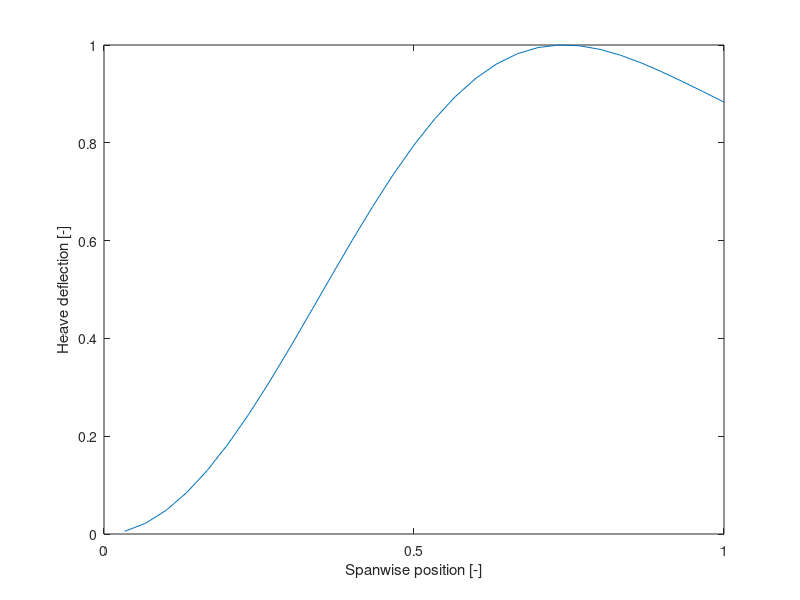
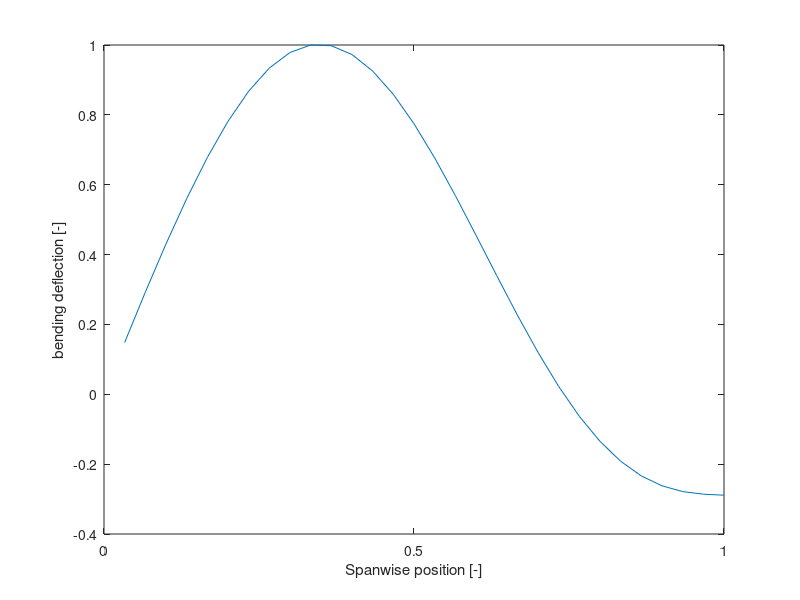
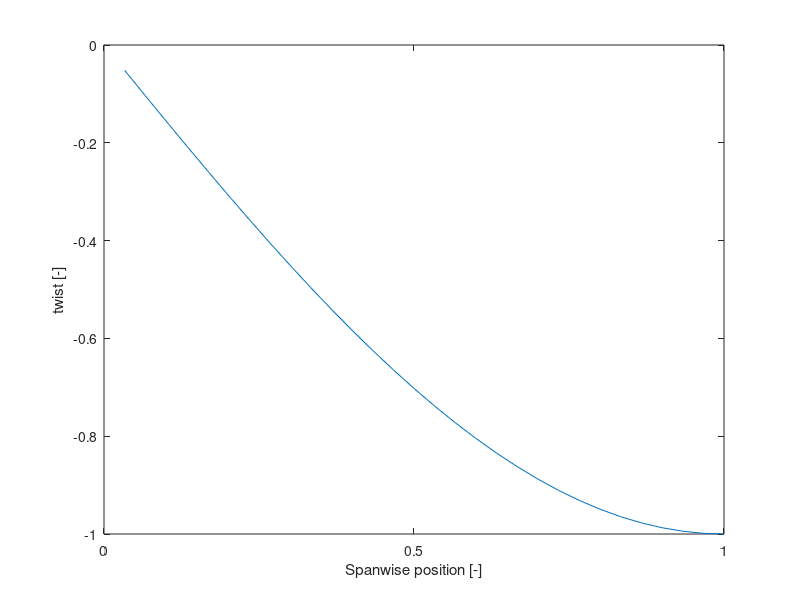

Write MATLAB code to recreate these figures, in order.
clear all
close all
clc

%% Finite element settings
Ne = 30;            % Number of elements
Nn = Ne+1;          % Number of nodes
Ndof = 3*(Ne+1);    % Number of degrees of freedom
% The fixed degrees of freedom assume that you arranged the DOFs as:
% [displacements | velocities | aerodynamic states]. If you have another
% arrangement in your mode, please update the following line to reflect
% your own situation.
fxdof = [1:3 3*Nn+(1:3) 6*Nn+(1:4)]; % Constrained degrees of freedom
frdof = setdiff(1:Ndof,fxdof);   % Unconstrained degrees of freedom

%% Stick model input
span   = 16; %half span
L      = span/Ne;
E      = 70e9;
G      = E/2/(1+0.3);
Ixx    = 2e4/E;
J      = 1e4/G;

Itheta = 0.1;
m      = 0.75;

c          = 1;
S          = zeros(Nn,1);
S(2:end-1) = L*c;
S(1)       = L*c/2;
S(end)     = L*c/2;
a          = 0;
b          = c/2;
xtheta     = 0;


V_range = linspace(32, 35, 150);
elem_range = linspace(1, Ne, Ne);
flut_point = [];
heave = [];
bending = [];
twist  = [];

% for k=1:length(V_range)
% V = V_range(k);
V = 32.66;
rho = 0.0889;
q = 0.5 * rho * V^2;

%Wagner 
psi1_w = 0.165;
psi2_w = 0.335;
eps1_w = 0.0455;
eps2_w = 0.3;
psi1_k = 0.5;
psi2_k = 0.5;
eps1_k = 0.13;
eps2_k = 1;

%% Structural stiffness matrix
%resetting the matrices
Ks  = zeros(Ndof,Ndof);
Ms  = zeros(Ndof,Ndof);
EFT = zeros(Ne,6);

for i=1:Ne
    EFT(i,1:6) = [1:6]+(i-1)*3; % Element freedom table, element connectivity
end
Ke = zeros(6,6);
Kb = [  (12*E*Ixx)/L^3,  (6*E*Ixx)/L^2, -(12*E*Ixx)/L^3,  (6*E*Ixx)/L^2;
    (6*E*Ixx)/L^2,    (4*E*Ixx)/L,  -(6*E*Ixx)/L^2,    (2*E*Ixx)/L;
    -(12*E*Ixx)/L^3, -(6*E*Ixx)/L^2,  (12*E*Ixx)/L^3, -(6*E*Ixx)/L^2;
    (6*E*Ixx)/L^2,    (2*E*Ixx)/L,  -(6*E*Ixx)/L^2,    (4*E*Ixx)/L];
Kt = [  (G*J)/L, -(G*J)/L;
    -(G*J)/L,  (G*J)/L];
Ke([1:2,4:5],[1:2,4:5]) = Kb;
Ke([3,6],[3,6])         = Kt;

for i=1:Ne    
    Ks(EFT(i,:),EFT(i,:)) = Ks(EFT(i,:),EFT(i,:))+Ke;   % Assembly of the global stiffness matrix
end

%% Structural mass matrix
Me = zeros(6,6);
Mbb = [     (13*L*m)/35, (11*L^2*m)/210,      (9*L*m)/70, -(13*L^2*m)/420;
    (11*L^2*m)/210,    (L^3*m)/105,  (13*L^2*m)/420,    -(L^3*m)/140;
    (9*L*m)/70, (13*L^2*m)/420,     (13*L*m)/35, -(11*L^2*m)/210;
    -(13*L^2*m)/420,   -(L^3*m)/140, -(11*L^2*m)/210,     (L^3*m)/105];
Mtb = [ (7*L*m*xtheta)/20, (L^2*m*xtheta)/20, (3*L*m*xtheta)/20, -(L^2*m*xtheta)/30;
    (3*L*m*xtheta)/20, (L^2*m*xtheta)/30, (7*L*m*xtheta)/20, -(L^2*m*xtheta)/20];
Mbt = [  (7*L*m*xtheta)/20,  (3*L*m*xtheta)/20;
    (L^2*m*xtheta)/20,  (L^2*m*xtheta)/30;
    (3*L*m*xtheta)/20,  (7*L*m*xtheta)/20;
    -(L^2*m*xtheta)/30, -(L^2*m*xtheta)/20];
Mtt = [ (Itheta*L)/3, (Itheta*L)/6;
    (Itheta*L)/6, (Itheta*L)/3];
Me([1:2,4:5],[1:2,4:5]) = Mbb;
Me([3,6],[3,6])         = Mtt;
Me([3,6],[1:2,4:5])     = Mtb;
Me([1:2,4:5],[3,6])     = Mbt;

for i=1:Ne
    Ms(EFT(i,:),EFT(i,:)) = Ms(EFT(i,:),EFT(i,:))+Me;
end
% Building aerodynamic forces into state space matrices
n_dof = (Ne+1) * 3;

% aerodynamic mass
Ma = zeros(n_dof,n_dof);
for i=1:Ne + 1
    Ma(1 + 3*(i - 1), 1 + 3*(i-1)) = -1;  
    Ma(1 + 3*(i - 1), 3 + 3*(i-1)) = -b*a; 
    Ma(3 + 3*(i - 1), 1 + 3*(i-1)) = -b*a; 
    Ma(3 + 3*(i - 1), 3 + 3*(i-1)) = -b^2 *(1/8 + a^2); 
end
Ma = Ma(4:end, 4:end) * 0.5 * 2 * pi * rho * b^2 * L; %remove root node
Ma(end-2:end, end-2:end) = Ma(end-2:end, end-2:end) * 0.5;

% aerodynamic damping
Ca1 = zeros(n_dof,n_dof);
for i=1:Ne + 1
    Ca1(1 + 3*(i - 1), 3 + 3*(i-1)) = V; 
    Ca1(3 + 3*(i - 1), 3 + 3*(i-1)) = -V*b*(1/2 + a); 
end

Ca2 = zeros(n_dof,n_dof);
for i=1:Ne + 1
    Ca2(1 + 3*(i - 1), 1 + 3*(i-1)) = -(1-psi1_w-psi2_w)/V;
    Ca2(1 + 3*(i - 1), 3 + 3*(i-1)) = b*(1/2 - a)*(1-psi1_w-psi2_w)/V; 
    Ca2(3 + 3*(i - 1), 1 + 3*(i-1)) = -b*(1/2 + a)*(1-psi1_w-psi2_w)/V; 
    Ca2(3 + 3*(i - 1), 3 + 3*(i-1)) = b*(1/2 + a)*b*(1/2 - a)*(1-psi1_w-psi2_w)/V; 
end
Ca1 = Ca1(4:end, 4:end)* 0.5 * 2 * pi * rho * b^2 * L;%remove root node
Ca2 = Ca2(4:end, 4:end)* 2 * 2 * pi * q * b * L;%remove root node
Ca = Ca1 + Ca2;
Ca(end-2:end, end-2:end) = Ca(end-2:end, end-2:end) * 0.5; %half node at end

% aerodynamic stiffness
Ka = zeros(n_dof,n_dof); %Steady state aerodynamic matrix
for i=1:Ne + 1
    Ka(1 + 3*(i - 1), 1 + 3*(i-1)) = -(psi1_w * eps1_w/b + psi2_w*eps2_w/b); 
    Ka(1 + 3*(i - 1), 3 + 3*(i-1)) = (psi1_w * eps1_w + psi2_w*eps2_w)*(1/2 - a) +(1-psi1_w-psi2_w);
    Ka(3 + 3*(i - 1), 1 + 3*(i-1)) = -(psi1_w * eps1_w/b + psi2_w*eps2_w/b)*b*(1/2 + a);
    Ka(3 + 3*(i - 1), 3 + 3*(i-1)) = ((psi1_w * eps1_w + psi2_w*eps2_w)*(1/2 - a)+(1-psi1_w-psi2_w))*b*(1/2 + a);
end
Ka = Ka(4:end, 4:end)* 2 * 2 * pi * q * b * L;%remove root node
Ka(end-2:end, end-2:end) = Ka(end-2:end, end-2:end) * 0.5;

% lag terms
W = zeros(n_dof,(Ne+1) * 4);
for i=1:Ne + 1
    W(1 + 3*(i - 1), 1 + 4*(i-1)) = psi1_w * eps1_w^2 * V/(b^2);
    W(1 + 3*(i - 1), 2 + 4*(i-1)) = psi2_w * eps2_w^2 * V/(b^2); 
    W(1 + 3*(i - 1), 3 + 4*(i-1)) = psi1_w * eps1_w * V/b * (1 - eps1_w*(0.5 - a));
    W(1 + 3*(i - 1), 4 + 4*(i-1)) = psi2_w * eps2_w * V/b * (1 - eps2_w*(0.5 - a));
    W(3 + 3*(i - 1), 1 + 4*(i-1)) = psi1_w * eps1_w^2 * V/(b^2) * b*(1/2 + a);
    W(3 + 3*(i - 1), 2 + 4*(i-1)) = psi2_w * eps2_w^2 * V/(b^2) * b*(1/2 + a); 
    W(3 + 3*(i - 1), 3 + 4*(i-1)) = psi1_w * eps1_w * V/b * (1 - eps1_w*(0.5 - a)) * b*(1/2 + a);
    W(3 + 3*(i - 1), 4 + 4*(i-1)) = psi2_w * eps2_w * V/b * (1 - eps2_w*(0.5 - a)) * b*(1/2 + a);
end
W = W(4:end, 5:end)* 2 * 2 * pi * q * b * L;%remove root node
W(end-2:end, end-3:end) = W(end-2:end, end-3:end) * 0.5;

% lag term derivative R 
R = zeros((Ne+1) * 4,(Ne+1) * 4);
for i=1:Ne + 1
    R(1 + 4*(i - 1), 1 + 4*(i-1)) = -eps1_w * V/b;
    R(2 + 4*(i - 1), 2 + 4*(i-1)) = -eps2_w * V/b; 
    R(3 + 4*(i - 1), 3 + 4*(i-1)) = -eps1_w * V/b;
    R(4 + 4*(i - 1), 4 + 4*(i-1)) = -eps2_w * V/b;

end

% lag term derivative P 
P = zeros((Ne+1) * 4,n_dof);
for i=1:Ne + 1
    P(1 + 4*(i - 1), 1 + 3*(i-1)) = 1;
    P(2 + 4*(i - 1), 1 + 3*(i-1)) = 1; 
    P(3 + 4*(i - 1), 3 + 3*(i-1)) = 1;
    P(4 + 4*(i - 1), 3 + 3*(i-1)) = 1;
end
R = R(5:end, 5:end);%remove root node
P = P(5:end, 4:end);%remove root node

% extra matrices
I = eye(Ne * 3);
zero_22 = zeros(Ne *3);
zero_23 = zeros(Ne*3, Ne*4);
zero_31 = zeros(Ne*4, Ne *3);


%% building the matrices
Mae = Ms(4:end, 4:end) - Ma;
Kae = Ks(4:end, 4:end) - Ka;

%first row
A1 = cat(2, Mae\Ca, -Mae\Kae);
A1 = cat(2, A1, Mae\W);
%2nd row
A2 = cat(2, I, zero_22);
A2 = cat(2, A2, zero_23);
%3rd row
A3 = cat(2, zero_31, P);
A3 = cat(2, A3, R);

% Assembling total matrix
A = cat(1, A1, A2);
A = cat(1, A, A3);

[vec, D] = eig(A);
D = diag(D);


index = find(real(D)==max(real(D)));
test = [V, q, max(real(D)), imag(D(index(1)))];

flut_point = [flut_point, max(real(D))];

%add this end statement for flutter point
% end

% storing eigen value data per node
for i=1:Ne
    x = vec(:,index(1));
    s = D(index(1));
    Re = real(s);
    Im = imag(s);

    heave = [heave , exp(Re) * (real(x(1 + 3*(i-1))) * cos(Im*b/V) - imag(x(1 + 3*(i-1))) * sin(Im*b/V))];
    bending = [bending , exp(Re) * (real(x(2 + 3*(i-1))) * cos(Im*b/V) - imag(x(2 + 3*(i-1))) * sin(Im*b/V))]; 
    twist = [twist , exp(Re) * (real(x(3 + 3*(i-1))) * cos(Im*b/V) - imag(x(3 + 3*(i-1))) * sin(Im*b/V))]; 

end
%%
% figure(1)
% plot(V_range, flut_point)
% ylabel('real part eigen value')
% yline(0)
% xlabel('speed [ms^{-1}]')

figure(2)
plot(elem_range/max(elem_range), heave/max(abs(heave)))
ylabel('Heave deflection [-]')
xlabel('Spanwise position [-]')
xticks([0,0.5,1])

figure(3)
plot(elem_range/max(elem_range), bending/max(abs(bending)))
ylabel('bending deflection [-]')
xlabel('Spanwise position [-]')
xticks([0,0.5,1])

figure(4)
plot(elem_range/max(elem_range), twist/max(abs(twist)))
ylabel('twist [-]')
xlabel('Spanwise position [-]')
xticks([0,0.5,1])
